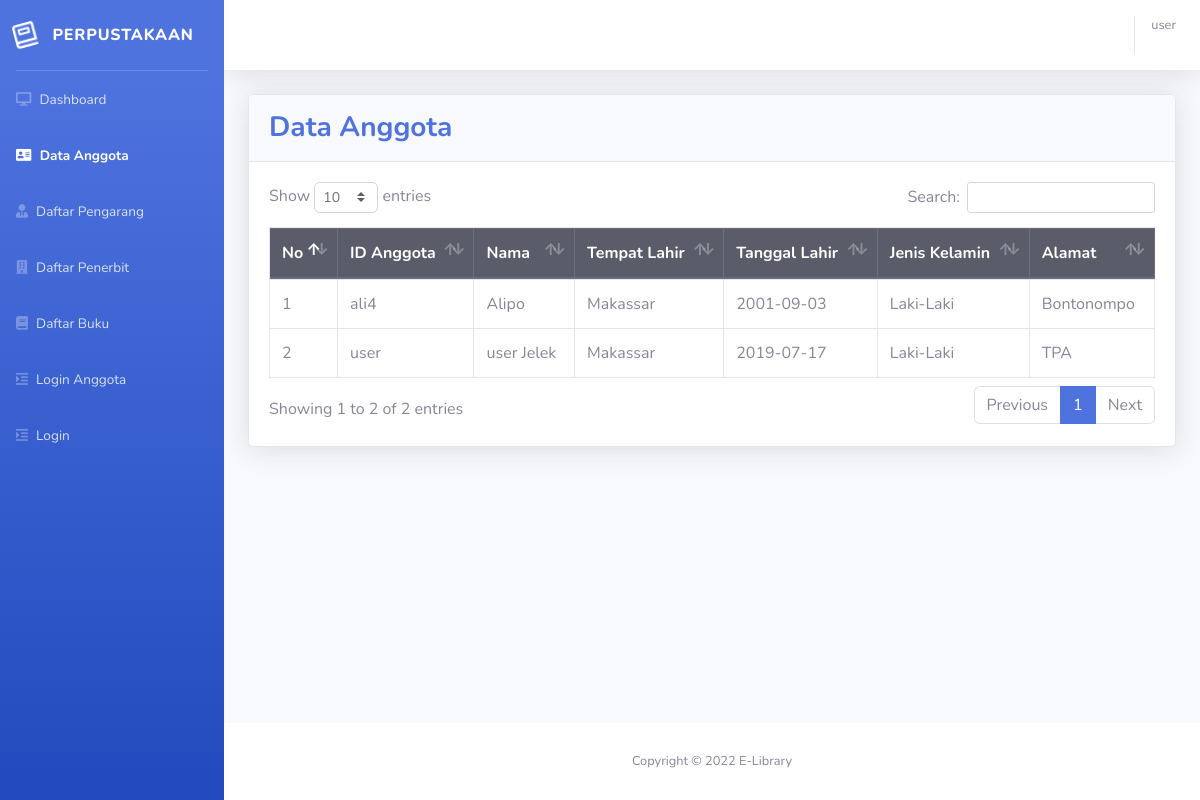
The page /dataanggota.php on the database its author committed.
### tables this page shows
CREATE TABLE `anggota` (
  `id` int(11) NOT NULL,
  `idagt` varchar(10) NOT NULL,
  `nama` varchar(40) NOT NULL,
  `password` varchar(40) NOT NULL,
  `t4lahir` varchar(40) NOT NULL,
  `tglhr` date NOT NULL,
  `jkel` varchar(11) NOT NULL,
  `alamat` varchar(40) NOT NULL
);

### fungsi.php (called while the page is built, shortened)
<?php
$servername = "localhost";
$database = "e-library2.0";
$username = "root";
$password = "";
$conn = mysqli_connect($servername, $username, $password, $database);
function tampil($table)
{
    global $conn;
    $result = mysqli_query($conn, "SELECT * FROM $table");
    return $result;
}
?>

### dataanggota.php (the view, shortened to what this page needs)
<?php
include 'header.php';
?>
<div class="container-fluid">
  <div class="card shadow mb-4">
    <div class="card-header py-3">
      <h3 class="m-0 font-weight-bold text-primary">
        Data Anggota
      </h3>
    </div>
    <div class="card-body">
      <div class="table-responsive">
        <table class="table table-bordered" id="dataTable" width="100%" cellspacing="0">
        <thead class="thead-dark">
            <tr>
              <th>No</th>
              <th>ID Anggota</th>
              <th>Nama</th>
              <th>Tempat Lahir</th>
              <th>Tanggal Lahir</th>
              <th>Jenis Kelamin</th>
              <th>Alamat</th>
            </tr>
          </thead>
          <tbody>
            <?php $no = 1;
            $row = tampil("anggota");
            while ($data = mysqli_fetch_assoc($row)) : ?>
              <tr >
                <td><?= $no; ?></td>
                <td><?= $data["idagt"]; ?></td>
                <td><?= $data["nama"]; ?></td>
                <td><?= $data["t4lahir"]; ?></td>
                <td><?= $data["tglhr"]; ?></td>
                <td><?= $data["jkel"]; ?></td>
                <td><?= $data["alamat"]; ?></td>
              </tr>
              <?php $no++; ?>
            <?php endwhile; ?>
          </tbody>
        </table>
      </div>
    </div>
  </div>
</div>
</div>
<?php include 'footer.php'; ?>

### header.php (shortened to what this page needs)
<?php
include 'fungsi.php';
if(isset($_SESSION['login'])){
$nama = $_SESSION['nama'];
}else{
    $nama="user";
}
?>
<!DOCTYPE html>
<html lang="en">
<head>
    <link href="vendor/fontawesome-free-5.14.0-web/css/all.min.css" rel="stylesheet" type="text/css" />
    <link href="css/sb-admin-2.min.css" rel="stylesheet" />
    <link href="vendor/datatables/dataTables.bootstrap4.min.css" rel="stylesheet" />
</head>
<body id="page-top" style="background-color: blue ;">
    <div id="wrapper">
        <ul class="navbar-nav bg-gradient-primary sidebar sidebar-dark accordion" id="accordionSidebar">
            <a class="sidebar-brand d-flex align-items-center justify-content-center" href="index.php">
                <div class="sidebar-brand-icon rotate-n-15">
                    <img src="buku.png" alt="">
                </div>
                <div class="sidebar-brand-text mx-3">perpustakaan</div>
            </a>
            <hr class="sidebar-divider my-0">
            <li class="nav-item" id="dashboard">
                <a class="nav-link" href="index.php">
                    <i class="fa fa-desktop" aria-hidden="true"></i>
                    <span>Dashboard</span></a>
            </li>
            <li class="nav-item" id="dataanggota">
                <a class="nav-link" href="dataanggota.php">
                    <i class="fa fa-address-card" aria-hidden="true"></i>
                    <span>Data Anggota</span></a>
            </li>
            <li class="nav-item" id="pengarang">
                <a class="nav-link" href="pengarang.php">
                    <i class="fa fa-user-tie" aria-hidden="true"></i>
                    <span>Daftar Pengarang</span></a>
            </li>
            <li class="nav-item" id="penerbit">
                <a class="nav-link" href="penerbit.php">
                    <i class="fa fa-building" aria-hidden="true"></i>
                    <span>Daftar Penerbit</span></a>
            </li>
            <li class="nav-item" id="buku">
                <a class="nav-link" href="buku.php">
                    <i class="fas fa-book" aria-hidden="true"></i>
                    <span>Daftar Buku</span></a>
            </li>
            <?php if(isset($_SESSION['login'])):?>
                <li class="nav-item" id="menu6">
                    <a class="nav-link" href="logout.php">
                        <i class="fa fa-outdent" aria-hidden="true"></i>
                        <span>Logout</span></a>
            </li>
            <?php else:?>
                <li class="nav-item" id="menu6">
                <a class="nav-link" href="anggota/login.php">
                    <i class="fa fa-indent" aria-hidden="true"></i>
                    <span>Login Anggota</span></a>
            </li>
            <li class="nav-item" id="menu6">
                <a class="nav-link" href="login.php">
                    <i class="fa fa-indent" aria-hidden="true"></i>
                    <span>Login</span></a>
            </li>
            <?php endif;?>
        </ul>
        <div id="content-wrapper" class="d-flex flex-column">
            <div id="content">
                <nav class="navbar navbar-expand navbar-light bg-white topbar mb-4 static-top shadow">
                    <ul class="navbar-nav ml-auto">
                        <span class="mr-2 d-none d-lg-inline text-gray-600 small"><?php if($nama!=null){echo $nama;};?></span>
                    </ul>
                </nav>

### footer.php (shortened to what this page needs)
<footer class="sticky-footer bg-white">
  <div class="container my-auto">
    <div class="copyright text-center my-auto">
      <span>Copyright &copy; 2022 E-Library</span>
    </div>
  </div>
</footer>
</div>
</div>
</body>
</html>

### rows shown on the page
anggota: idagt "ali4", nama "Alipo", t4lahir "Makassar", tglhr "2001-09-03", jkel "Laki-Laki", alamat "Bontonompo"
anggota: idagt "user", nama "user Jelek", t4lahir "Makassar", tglhr "2019-07-17", jkel "Laki-Laki", alamat "TPA"

### other values the page prints
$nama "user"
